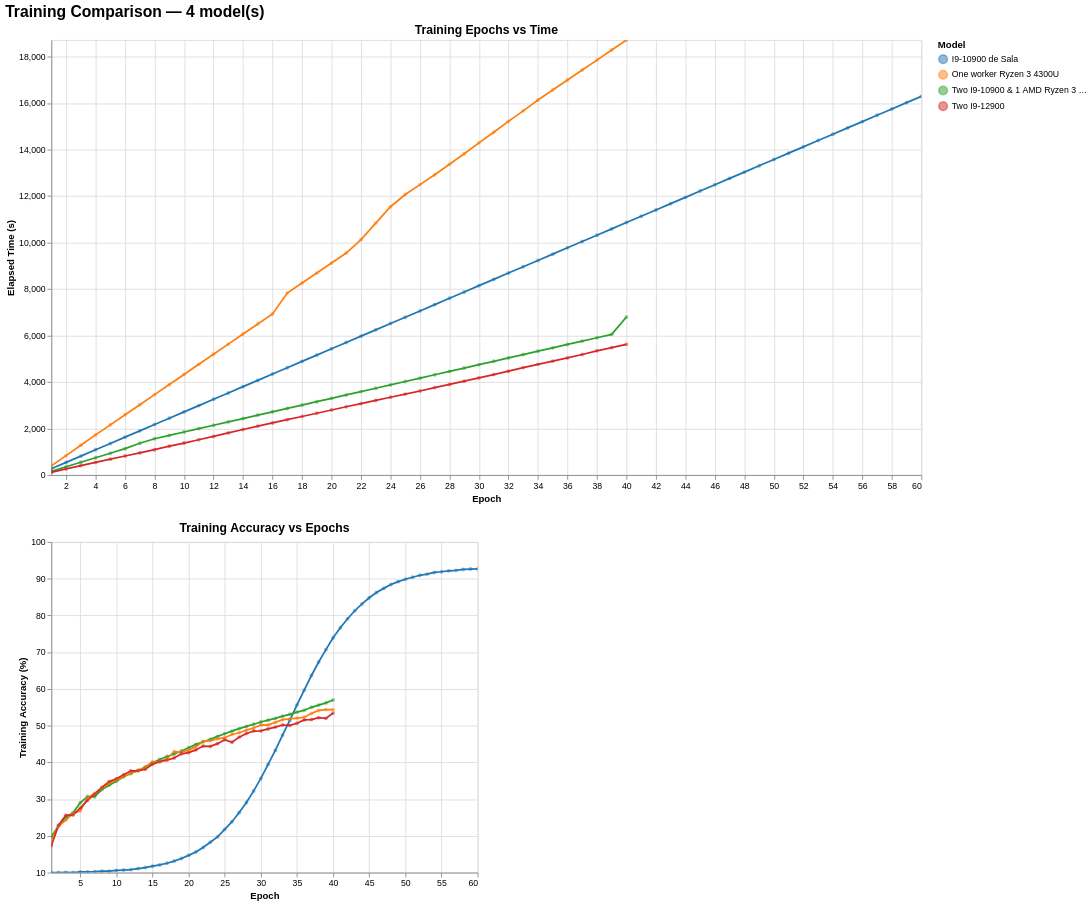

The code cell stored with this chart in its notebook:
### Markdown cell above
### Physical Testing

<img src="../Images/CIFAR10/image.png">

### Code cell
main("../stats/CIFAR_10")

### Figure 1 — Vega-Lite specification as saved in the notebook (floating-point values rounded to 4 significant figures; data arrays with more than 128 entries replaced by an {"elided": "..."} marker saying what was removed)
{"config": {"view": {"continuousWidth": 300, "continuousHeight": 300}}, "vconcat": [{"mark": {"type": "line", "point": {"opacity": 0.5, "size": 20}}, "encoding": {"color": {"field": "model", "legend": {"orient": "right", "title": "Model"}, "scale": {"scheme": "category10"}, "type": "nominal"}, "tooltip": [{"field": "model", "title": "Model", "type": "nominal"}, {"field": "epoch", "title": "Epoch", "type": "quantitative"}, {"field": "time_s", "format": ".2f", "title": "Time (s)", "type": "quantitative"}, {"field": "acc_train", "format": ".2f", "title": "Train Acc (%)", "type": "quantitative"}], "x": {"field": "epoch", "scale": {"nice": false, "zero": false}, "title": "Epoch", "type": "quantitative"}, "y": {"field": "time_s", "scale": {"nice": false}, "title": "Elapsed Time (s)", "type": "quantitative"}}, "height": 500, "name": "view_f7dadc717b28848b_0", "title": {"text": "Training Epochs vs Time", "fontSize": 14}, "width": 1000}, {"hconcat": [{"mark": {"type": "line", "point": {"opacity": 0.5, "size": 20}}, "encoding": {"color": {"field": "model", "legend": {"orient": "right", "title": "Model"}, "scale": {"scheme": "category10"}, "type": "nominal"}, "tooltip": [{"field": "model", "title": "Model", "type": "nominal"}, {"field": "epoch", "title": "Epoch", "type": "quantitative"}, {"field": "acc_train", "format": ".2f", "title": "Train Acc (%)", "type": "quantitative"}, {"field": "loss", "format": ".4f", "title": "Loss", "type": "quantitative"}], "x": {"field": "epoch", "scale": {"nice": false}, "title": "Epoch", "type": "quantitative"}, "y": {"field": "acc_train", "scale": {"zero": false}, "title": "Training Accuracy (%)", "type": "quantitative"}}, "height": 380, "name": "view_d3e7178f86e2a9ea_0", "title": {"text": "Training Accuracy vs Epochs", "fontSize": 14}, "width": 490}], "resolve": {"scale": {"color": "shared", "y": "independent"}}}], "data": {"name": "data-3625af29172b481d15a3bb8f1e019d3e"}, "params": [{"name": "zoom_epoch_time", "select": {"type": "interval"}, "bind": "scales", "views": ["view_f7dadc717b28848b_0"]}, {"name": "zoom_acc_epoch", "select": {"type": "interval"}, "bind": "scales", "views": ["view_d3e7178f86e2a9ea_0"]}], "resolve": {"scale": {"color": "shared"}}, "title": {"text": "Training Comparison — 4 model(s)", "fontSize": 18}, "$schema": "https://vega.github.io/schema/vega-lite/v6.1.0.json", "datasets": {"data-3625af29172b481d15a3bb8f1e019d3e": {"elided": "180 records"}}}
